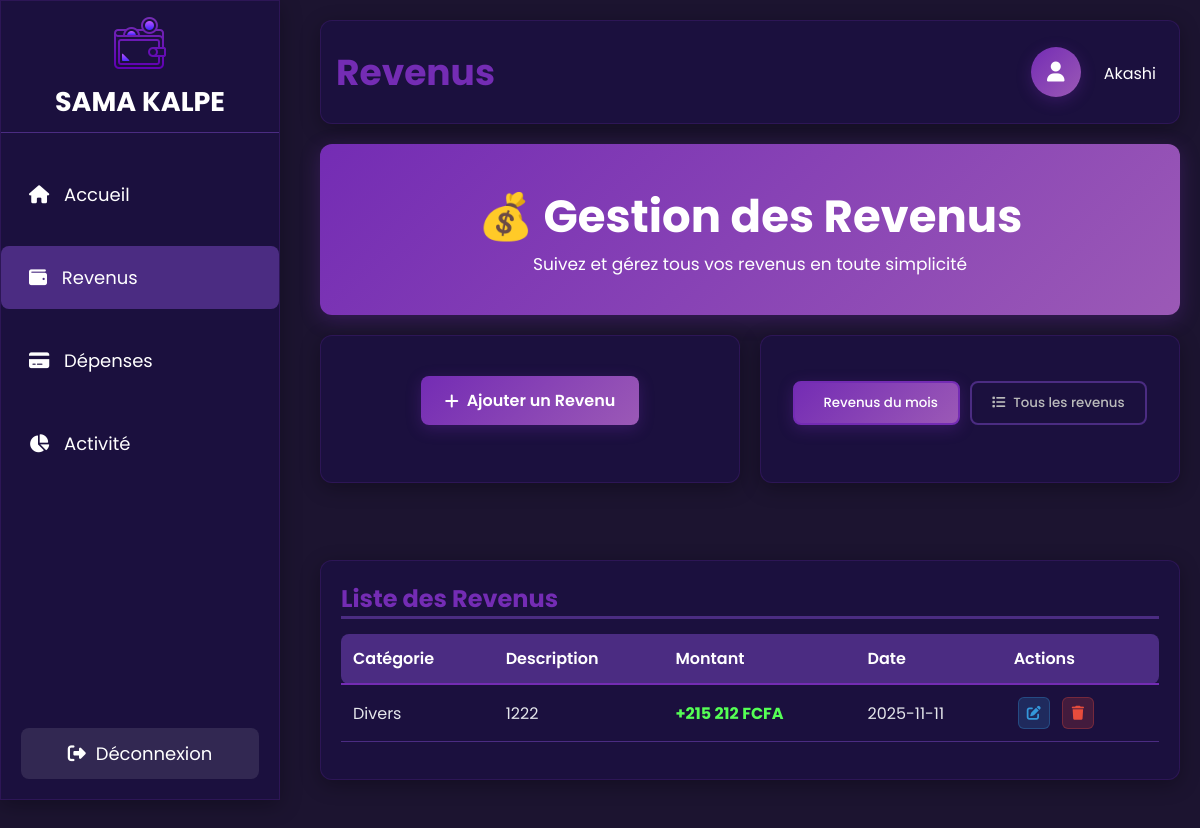
The page /revenus.php (signed in) on the database its author committed.
### tables this page shows
CREATE TABLE IF NOT EXISTS `utilisateur` (
  `ID_UTILISATEUR` int NOT NULL AUTO_INCREMENT,
  `ID_ROLE` int NOT NULL,
  `NOM_UTILISATEUR` varchar(255) DEFAULT NULL,
  `PRENOM` varchar(255) DEFAULT NULL,
  `EMAIL` varchar(255) DEFAULT NULL,
  `MOT_DE_PASSE` varchar(255) DEFAULT NULL,
  `CODE` int DEFAULT NULL,
  `FLAG_RENITIALISATION` tinyint DEFAULT NULL,
  PRIMARY KEY (`ID_UTILISATEUR`),
  KEY `ID_ROLE` (`ID_ROLE`)
);

CREATE TABLE IF NOT EXISTS `operation` (
  `ID_OPERATIONS_` int UNSIGNED NOT NULL AUTO_INCREMENT,
  `ID_UTILISATEUR` int NOT NULL,
  `ID_CATEGORIE` int NOT NULL,
  `MONTANT` int DEFAULT NULL,
  `DATE_OPERATION` date DEFAULT NULL,
  `DESCRIPTION` varchar(255) DEFAULT NULL,
  PRIMARY KEY (`ID_OPERATIONS_`),
  KEY `FK_OPERATIO_APPARTENI_CATEGORI` (`ID_CATEGORIE`),
  KEY `FK_OPERATIO_EFFECTUER_UTILISAT` (`ID_UTILISATEUR`)
);

CREATE TABLE IF NOT EXISTS `categorie` (
  `ID_CATEGORIE` int NOT NULL AUTO_INCREMENT,
  `ID_TYPE` int NOT NULL,
  `NOM_CATEGORIE` varchar(255) DEFAULT NULL,
  PRIMARY KEY (`ID_CATEGORIE`),
  KEY `ID_TYPE` (`ID_TYPE`)
);

### revenus.php (the view, shortened to what this page needs)
<?php
require_once "config/config.php";
$userId = $_SESSION['id'];
$stmt = $mysqlClient->prepare("SELECT NOM_UTILISATEUR, PRENOM FROM utilisateur WHERE ID_UTILISATEUR = ?");
$stmt->execute([$userId]);
$user = $stmt->fetch();
try {
    $filtre = isset($_GET['filtre']) ? $_GET['filtre'] : 'mois_courant';
    if ($filtre === 'mois_courant') {
        $sql = "SELECT O.ID_OPERATIONS_, O.DATE_OPERATION, O.MONTANT, O.DESCRIPTION, C.NOM_CATEGORIE
                FROM operation O
                JOIN categorie C ON O.ID_CATEGORIE = C.ID_CATEGORIE
                JOIN type T ON C.ID_TYPE = T.ID_TYPE
                WHERE T.NOM_TYPE = 'Revenu'
                  AND O.ID_UTILISATEUR = ?
                  AND MONTH(O.DATE_OPERATION) = MONTH(CURRENT_DATE())
                  AND YEAR(O.DATE_OPERATION) = YEAR(CURRENT_DATE())
                ORDER BY O.DATE_OPERATION DESC";
    }
    $stmt = $mysqlClient->prepare($sql);
    $stmt->execute([$userId]);
    $revenus = $stmt->fetchAll(PDO::FETCH_ASSOC);
} catch (PDOException $e) {
    die("Erreur : " . $e->getMessage());
}
?>
<!DOCTYPE html>
<html lang="fr">
<head>
    <link rel="stylesheet" href="https://cdnjs.cloudflare.com/ajax/libs/font-awesome/6.6.0/css/all.min.css">
    <link rel="stylesheet" href="CSS/accueil.css">
    <link rel="stylesheet" href="CSS/dropdown.css">
    <link rel="stylesheet" href="CSS/sidebar.css">
    <link rel="stylesheet" href="CSS/pages-actions.css">
</head>
<body>
    <div class="container">
        <aside class="sidebar">
            <div class="titre">
                <a href="accueil.php"><img src="icone/logo.png" alt="logo" class="logo" style="cursor: pointer;"></a>
      <h1>SAMA KALPE</h1>
            </div>
            <ul>
                <li><a href="accueil.php" style="text-decoration: none;color:white"><i class="fa-solid fa-house"></i> Accueil</a></li>
                <li class="active"><a href="revenus.php" style="text-decoration: none;color:white"><i class="fa-solid fa-wallet"></i> Revenus</a></li>
                <li><a href="depenses.php" style="text-decoration: none;color:white"><i class="fa-solid fa-credit-card"></i> Dépenses</a></li>
                <li><a href="activite.php" style="text-decoration: none;color:white"><i class="fa-solid fa-chart-pie"></i> Activité</a></li>
            </ul>
            <div class="sidebar-footer">
                <a href="deconnexion.php" class="logout-sidebar">
                    <i class="fa-solid fa-sign-out-alt"></i> Déconnexion
                </a>
            </div>
        </aside>
        <main class="main">
            <header class="header">
                <h1>Revenus</h1>
                <div class="user-profile">
                    <a href="profil.php" class="profile-btn">
                        <i class="fa-solid fa-user"></i>
                    </a>
                    <div class="user-dropdown">
                        <span class="user-name" onclick="toggleDropdown()"><?php echo $user['NOM_UTILISATEUR']; ?></span>
                    </div>
                </div>
            </header>
            <section class="introduction">
                <h1>💰 Gestion des Revenus</h1>
                <p>Suivez et gérez tous vos revenus en toute simplicité</p>
            </section>
            <section class="actions-section">
                <div class="btn-container">
                    <a href="ajout-revenu.php" class="btn-ajouter">
                        <i class="fa-solid fa-plus"></i> Ajouter un Revenu
                    </a>
                </div>
            </section>
            <section class="filters-section">
                <div class="tabs">
                    <button class="tab-btn <?= ($filtre === 'mois_courant') ? 'active' : '' ?>" onclick="showTab('mois_courant')">
                        <i class="fa-solid fa-calendar-month"></i> Revenus du mois
                    </button>
                    <button class="tab-btn <?= ($filtre === 'tous') ? 'active' : '' ?>" onclick="showTab('tous')">
                        <i class="fa-solid fa-list"></i> Tous les revenus
                    </button>
                </div>
            </section>
            <section class="transactions">
                <h2>Liste des Revenus</h2>
                <div id="mois_courant" class="tab-content" <?= ($filtre === 'tous') ? 'style="display:none"' : '' ?>>
                    <table class="transaction">
                        <thead>
                            <tr>
                                <th>Catégorie</th>
                                <th>Description</th>
                                <th>Montant</th>
                                <th>Date</th>
                                <th>Actions</th>
                            </tr>
                        </thead>
                        <tbody>
                            <?php if ($filtre === 'mois_courant' && !empty($revenus)): ?>
                                <?php foreach ($revenus as $revenu): ?>
                                    <tr>
                                        <td><?= htmlspecialchars($revenu['NOM_CATEGORIE']) ?></td>
                                        <td><?= htmlspecialchars($revenu['DESCRIPTION']) ?></td>
                                        <td class="montant positif">+<?= number_format($revenu['MONTANT'], 0, ',', ' ') ?> FCFA</td>
                                        <td><?= htmlspecialchars($revenu['DATE_OPERATION']) ?></td>
                                        <td>
                                            <a href="modif_revenu.php?id=<?= $revenu['ID_OPERATIONS_'] ?>" class="btn-icon btn-modifier" title="Modifier">
                                                <i class="fa-solid fa-edit"></i>
                                            </a>
                                            <a href="supp_revenu.php?id=<?= $revenu['ID_OPERATIONS_'] ?>" class="btn-icon btn-supprimer" title="Supprimer" onclick="return confirm('Supprimer ce revenu ?')">
                                                <i class="fa-solid fa-trash"></i>
                                            </a>
                                        </td>
                                    </tr>
                                <?php endforeach; ?>
                            <?php else: ?>
                                <tr>
                                    <td colspan="5" style="text-align: center; color: #bbb;">Aucun revenu trouvé pour ce mois.</td>
                                </tr>
                            <?php endif; ?>
                        </tbody>
                    </table>
                </div>
            </section>
        </main>
    </div>
</body>
</html>

### CSS/accueil.css (style rules this page uses)
* { margin: 0; padding: 0; box-sizing: border-box; font-family: 'Poppins', sans-serif; }
body { background-color: #1C1430; color: white; height: 150vh; }
.container { display: grid; grid-template-columns: 300px 1fr; grid-template-areas: "sidebar main"; height: 100vh; }
.sidebar ul li a { display: block; width: 100%; height: 100%; padding: 0; margin: 0; text-decoration: none; }
.main { grid-area: main; display: grid; grid-template-columns: repeat(2, 1fr); grid-template-rows: auto auto auto auto; grid-template-areas: "header header" "introduction introduction" "solde solde" "stats1 stats2" "transactions transactions"; gap: 20px; padding: 20px; margin-left: 0 !important; }
.header { grid-area: header; background: #1b103e; box-shadow: 0 5px 20px rgba(0,0,0,0.3); border: 1px solid rgba(116, 48, 180, 0.2); padding: 15px; border-radius: 12px; font-size: 18px; display: flex; justify-content: space-between; align-items: center; }
.header h1 { color: #742CB4; }
.user-profile { display: flex; align-items: center; gap: 15px; }
.profile-btn { width: 50px; height: 50px; border-radius: 50%; background: linear-gradient(135deg, #742CB4 0%, #9B59B6 100%); border: none; color: white; font-size: 20px; cursor: pointer; box-shadow: 0 4px 15px rgba(116, 44, 180, 0.3); display: flex; align-items: center; justify-content: center; }
.introduction { grid-area: introduction; background: linear-gradient(135deg, #742CB4 0%, #9B59B6 100%); box-shadow: 0 5px 20px rgba(116, 48, 180, 0.3); padding: 30px; display: flex; flex-direction: column; justify-content: center; align-items: center; border-radius: 12px; }
.introduction p { font-size: 17px; }
.introduction h1 { font-size: 45px; }
.transactions { grid-area: transactions; background: #1b103e; box-shadow: 0 5px 20px rgba(0,0,0,0.3); border: 1px solid rgba(116, 48, 180, 0.2); padding: 20px; border-radius: 12px; }
.transactions h2 { margin-bottom: 15px; border-bottom: 3px solid #4b2c82; color: #742CB4; }
.transaction { width: 100%; border-collapse: collapse; margin-top: 15px; }
.transaction th { background: #4b2c82; color: white; padding: 12px; text-align: left; font-weight: 600; border-bottom: 2px solid #742CB4; }
.transaction td { padding: 12px; border-bottom: 1px solid #4b2c82; color: #e5e7eb; }
.transaction th:first-child, .transaction td:first-child { border-radius: 8px 0 0 8px; }
.transaction th:last-child, .transaction td:last-child { border-radius: 0 8px 8px 0; }
.montant { font-weight: bold; }
.montant.positif { color: #55ff55; }

### CSS/dropdown.css (style rules this page uses)
.user-dropdown { position: relative; display: inline-block; }
.user-name { cursor: pointer; color: white; font-size: 16px; padding: 4px 8px; border-radius: 4px; transition: background-color 0.3s ease; }

### CSS/sidebar.css (style rules this page uses)
.sidebar { grid-area: sidebar; background: #1b103e; box-shadow: 0 5px 20px rgba(0,0,0,0.3); border: 1px solid rgba(116, 48, 180, 0.2); }
.titre { display: flex; padding: 10px; align-items: center; flex-direction: column; border-bottom: 1px solid #4b2c82; margin-bottom: 30px; }
.sidebar ul { list-style: none; }
.sidebar ul li { padding: 18px; margin-bottom: 20px; margin-left: px; border-radius: 8px; cursor: pointer; transition: 0.3s; }
.sidebar ul li i { margin-right: 10px; margin-left: 10px; }
.sidebar ul li:hover, .sidebar ul li.active { background: #4b2c82; }
.sidebar { position: fixed; top: 0; left: 0; height: 100vh; overflow-y: auto; z-index: 1000; width: 280px; font-size: large; }
.sidebar-footer { position: absolute; bottom: 20px; left: 20px; right: 20px; }
.logout-sidebar { display: flex; align-items: center; justify-content: center; gap: 10px; padding: 12px 16px; background-color: rgba(255, 255, 255, 0.1); color: white; text-decoration: none; border-radius: 8px; transition: background-color 0.3s; width: 100%; box-sizing: border-box; }
.main { padding: 20px; min-height: 100vh; }

### rows shown on the page
utilisateur: NOM_UTILISATEUR "Akashi"
operation: ID_CATEGORIE.NOM_CATEGORIE "Divers", DESCRIPTION "1222", MONTANT "215 212", DATE_OPERATION "2025-11-11"
